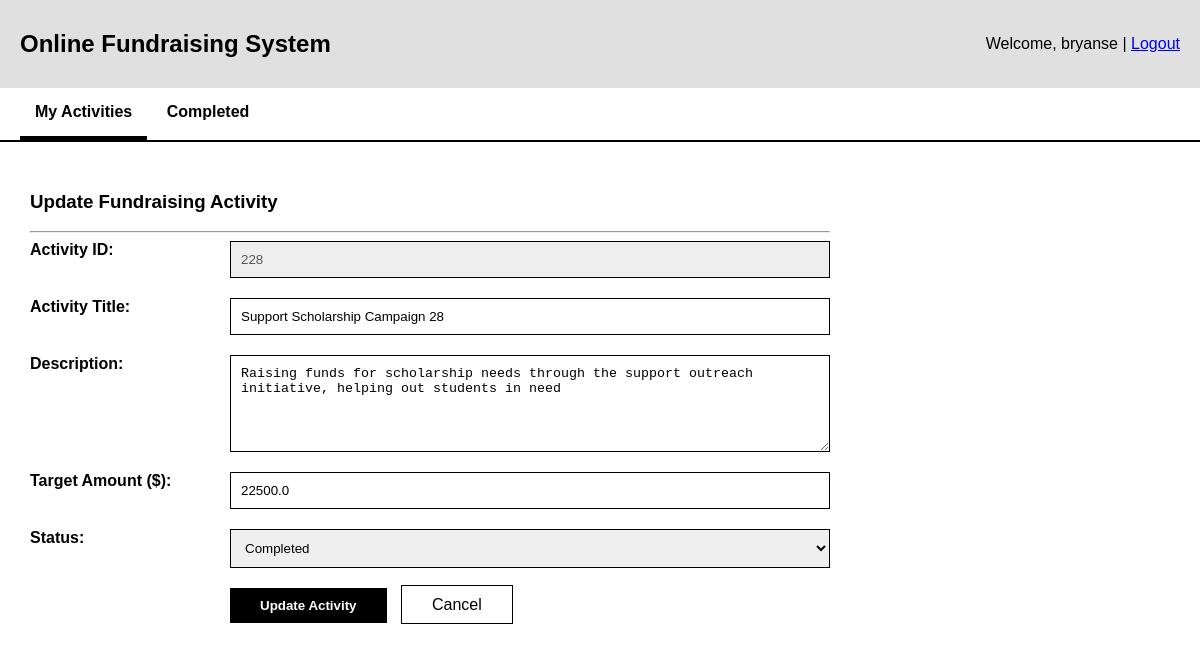
/activities/update?activityId=228 (signed in), run on the app's committed database.
### tables this page shows
CREATE TABLE fundraising_activity(
    activity_id INTEGER PRIMARY KEY,
    account_id INTEGER NOT NULL,
    activity_name TEXT NOT NULL,
    category_id INTEGER NOT NULL,
    activity_desc TEXT NOT NULL,
    funding_current REAL NOT NULL DEFAULT 0,
    funding_goal REAL NOT NULL,
    start_date TEXT NOT NULL,
    end_date TEXT NOT NULL,
    activity_status TEXT NOT NULL CHECK (activity_status in ('completed', 'expired', 'cancelled', 'ongoing')),
    FOREIGN KEY (account_id) REFERENCES user_account(account_id),
    FOREIGN KEY (category_id) REFERENCES category(category_id)
);

### boundary/fundraising_activity_routes.py (the view, shortened to what this page needs)
@fundraising_activity_bp.route("/activities/update", methods=["GET", "POST"])
@roles_required(PLATFORM_MANAGEMENT, FUNDRAISER)
def update_activity():
    controller = update_fundraising_activity_controller()
    view_controller = view_fundraising_activity_controller()
    activity = None
    selected_activity_id = request.args.get("activityId", "").strip()
    if selected_activity_id:
        try:
            activity = view_controller.viewActivityById(int(selected_activity_id))
        except ValueError:
            flash("Invalid activity ID.", "error")
            return render_template("activities/update_activity.html", activity=activity)
        if not activity:
            flash("Activity ID does not exist.", "error")
    return render_template("activities/update_activity.html", activity=activity)

### boundary/access_control.py (called while the page is built)
def roles_required(*allowed_profile_ids):
    def decorator(view_function):
        @wraps(view_function)
        def wrapped_view(*args, **kwargs):
            if not session.get("account_id"):
                flash("Please log in to continue.", "error")
                return redirect(url_for("auth.login"))
            profile_id = session.get("profile_id")
            if profile_id not in allowed_profile_ids:
                flash("You do not have permission to access this page.", "error")
                return redirect(url_for("home"))
            return view_function(*args, **kwargs)
        return wrapped_view
    return decorator

### control/view_fundraising_activity_controller.py (called while the page is built)
    def viewActivityById(self, activity_id: int) -> Optional["FundraisingActivity"]:
        return FundraisingActivity.getActivityById(activity_id)

### db.py (called while the page is built)
def get_connection():
    connection = sqlite3.connect(DB_PATH) #open database
    connection.row_factory = sqlite3.Row #Enable access to columns using name
    connection.execute("PRAGMA foreign_keys = ON") #enforce foreign keys
    return connection

### entity/fundraising_activity.py (called while the page is built)
    @classmethod
    def getActivityById(cls, activityId: int) -> Optional["FundraisingActivity"]:
        connection = get_connection()
        cursor = connection.execute(
            """
            SELECT * FROM fundraising_activity
            WHERE activity_id = ?
            """,
            (activityId,)
        )
        row = cursor.fetchone()
        connection.close()
        if not row:
            return None
        return cls.fromRow(row)

### templates/activities/update_activity.html (shortened to what this page needs)
<!DOCTYPE html>
<html>
<head>
</head>
<body>
    <div class="header">
        <h2>Online Fundraising System</h2>
        <div>Welcome, {{ session.get('user_name', 'Guest') }} | <a href="{{ url_for('auth.logout') }}">Logout</a></div>
    </div>
    <nav>
        <a href="{{ url_for('fundraising_activity.list_activities') }}" class="active">My Activities</a>
        <a href="{{ url_for('fundraising_activity.view_completed_activities') }}">Completed</a>
    </nav>
    <div class="content">
        <h3>Update Fundraising Activity</h3>
        <hr>
        <form method="post" onsubmit="return confirm('Confirm update?');">
            <div class="form-group">
                <label for="activityId">Activity ID:</label>
                <input
                    type="number"
                    id="activityId"
                    name="activityId"
                    value="{{ activity.activityId if activity else '' }}"
                    {% if activity %}readonly{% endif %}
                    required
                >
            </div>
            <div class="form-group">
                <label for="name">Activity Title:</label>
                <input
                    type="text"
                    id="name"
                    name="name"
                    value="{{ activity.activityName if activity else '' }}"
                    required
                >
            </div>
            <div class="form-group">
                <label for="desc">Description:</label>
                <textarea id="desc" name="desc" rows="5" required>{{ activity.activityDescription if activity else '' }}</textarea>
            </div>
            <div class="form-group">
                <label for="goal">Target Amount ($):</label>
                <input
                    type="number"
                    step="0.01"
                    id="goal"
                    name="goal"
                    value="{{ activity.fundingGoal if activity else '' }}"
                    required
                >
            </div>
            <div class="form-group">
                <label for="status">Status:</label>
                <select id="status" name="status" required>
                    {% set current_status = activity.activityStatus|lower if activity else '' %}
                    <option value="completed" {% if current_status == 'completed' %}selected{% endif %}>Completed</option>
                </select>
            </div>
            <div style="margin-left: 200px;">
                <button type="submit" class="btn-black">Update Activity</button>
                <a href="{{ url_for('fundraising_activity.list_activities') }}" class="btn-cancel">Cancel</a>
            </div>
        </form>
    </div>
</body>
</html>

### templates/activities/update_activity.html (style rules this page uses)
body { font-family: Arial, sans-serif; margin: 0; }
.header { background: #e0e0e0; padding: 10px 20px; display: flex; justify-content: space-between; align-items: center; }
nav { background: #fff; border-bottom: 2px solid #000; padding: 0 20px; }
nav a { text-decoration: none; color: black; padding: 15px; display: inline-block; font-weight: bold; }
nav a.active { border-bottom: 4px solid black; }
.content { padding: 30px; max-width: 800px; }
.form-group { display: flex; margin-bottom: 20px; align-items: flex-start; }
.form-group label { width: 200px; font-weight: bold; }
.form-group input, .form-group textarea, .form-group select { flex: 1; padding: 10px; border: 1px solid black; }
.btn-black { background: black; color: white; padding: 10px 30px; cursor: pointer; border: none; font-weight: bold; }
.btn-cancel { background: white; color: black; padding: 10px 30px; border: 1px solid black; text-decoration: none; margin-left: 10px; }
input[readonly] { background: #eee; color: #555; }

### data on the page
fundraising_activity: name "Support Scholarship Campaign 28", desc "Raising funds for scholarship needs through the support outreach initiative, helping out students in need", goal "22500.0"

### other printed values
{{ session.get('user_name', 'Guest') }} "bryanse"
